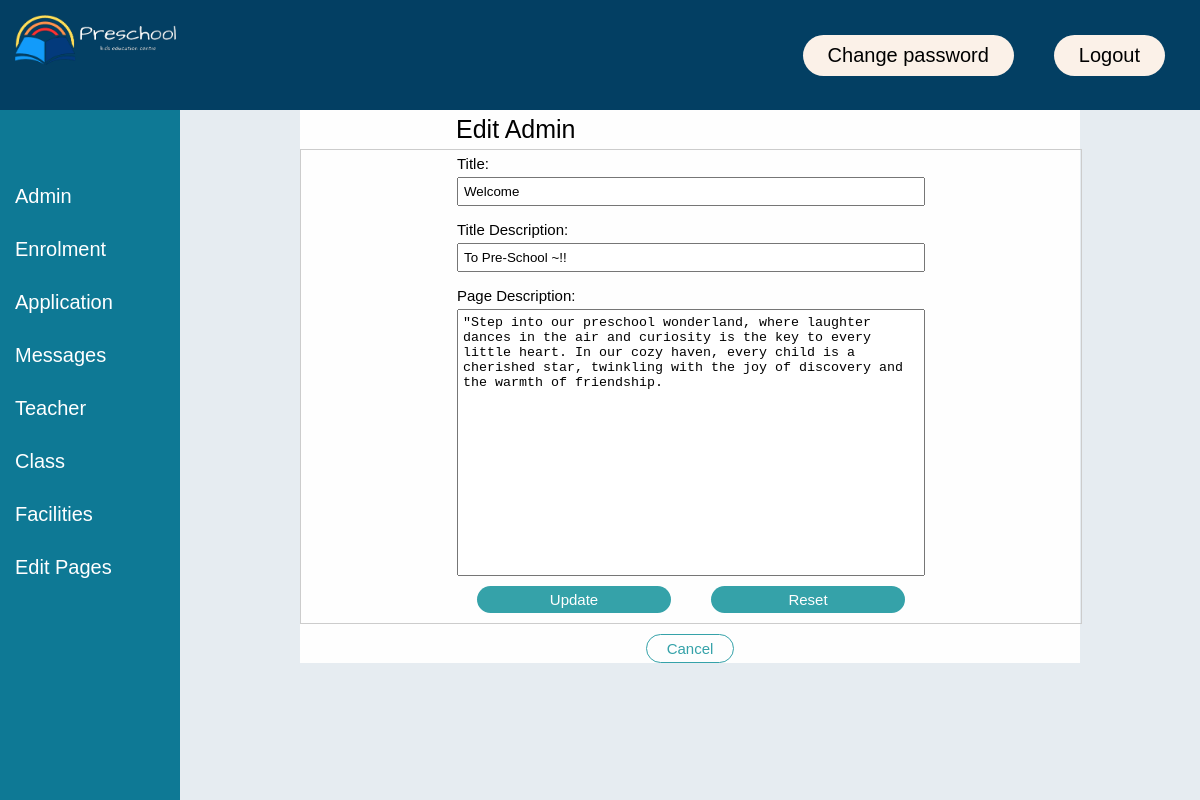
Page /editpages/homepage_edit.php?pagetype=homepage (signed in) on the committed database.
### tables this page shows
CREATE TABLE `page` (
  `page_id` int(11) NOT NULL,
  `pagetype` varchar(120) DEFAULT NULL,
  `pageTitle` varchar(120) DEFAULT NULL,
  `smallDescription` varchar(120) DEFAULT NULL,
  `titleDescription` varchar(120) DEFAULT NULL,
  `pageDescription` text DEFAULT NULL,
  `img_path` varchar(50) DEFAULT NULL
);

### editpages/homepage_edit.php (the view, shortened to what this page needs)
<?php
include("../config.php");
?>
<!DOCTYPE html>
<html lang="en">
  <head>
    <link rel="stylesheet" href="../css/editpages.css">
    <link rel="stylesheet" href="../css/admin_header.css">
</head>
<body>
    <?php include('../admin_header.php');?>
     <?php
            $pageTitle = "";
            $titleDescription="";
            $pageDescription = "";
        if(isset($_GET["pagetype"]) && $_GET["pagetype"] != ""){ ;
                $sql = "SELECT * FROM page WHERE pagetype = 'homepage'";
                $result = mysqli_query($conn, $sql);
                if (mysqli_num_rows($result) > 0) {
                    $row = mysqli_fetch_assoc($result);
                    $pageTitle= $row["pageTitle"];
                    $titleDescription=$row["titleDescription"];
                    $pageDescription = $row["pageDescription"];
                }
            }
        ?>
         <div class="pages_add_div">
        <h1>Edit Admin</h1>
        <form action="homepage_edit_action.php" method="post">
            <label for="pageTitle">Title:</label>
            <input type="text" id="pageTitle" name="pageTitle" value="<?php echo $pageTitle ?>" required>
            <label for="titleDescription">Title Description:</label>
            <input type="text" id="titleDescription" name="titleDescription" value="<?php echo $titleDescription ?>" required>
            <label for="pageDescription">Page Description:</label>
            <textarea type="text" id="pageDescription" name="pageDescription" cols="30" rows="17"><?php echo $pageDescription ?></textarea>
            <div class="pages_add_button">
                <input type="submit" value="Update">
                <input type="reset" value="Reset">
            </div>
        </form>
        <div style="display: flex;  justify-content: center; align-items: center;">
            <a href="editpages.php" onclick='return confirm("Cancel Edit?");'><button>Cancel</button></a>
        </div>
    </div>
</body>
</html>

### css/editpages.css (style rules this page uses)
.pages_add_div { margin-left: 25%; margin-right: 10%; padding-top: 0px; display: flex; justify-content: space-evenly; flex-direction: column; background-color: #fefefe; }
.pages_add_div h1 { width: 60%; margin: 5px; margin-left: auto; margin-right: auto; text-align: left; font-size: 25px; font-weight: normal; }
.pages_add_div form { margin: 0; margin-left: auto; margin-right: auto; padding: 0 20%; width: 60%; display: flex; justify-content: space-evenly; flex-direction: column; border: solid 1px #ccc; font-size: 15px; }
.name_email_div label, input { margin-right: 10px; }
.pages_add_div input { width: 100%; padding: 5px; margin-bottom: 10px; box-sizing: border-box; }
.pages_add_div label { margin-top: 5px; margin-bottom: 5px; }
.pages_add_div textarea { padding: 5px; margin-bottom: 10px; resize: none; }
.pages_add_button { display: flex; justify-content: space-evenly; }
.pages_add_button input[type="submit"], input[type="reset"] { text-align: center; margin: 0px 20px; margin-bottom: 10px; width: 50%; }
.pages_add_div input[type="submit"], input[type="reset"] { padding: 5px 20px; align-items: center; text-align: center; background-color: #35a2a9; border: none; border-radius: 50px; font-size: 15px; color: #fefefe; }
.pages_add_div button { margin-top: 10px; margin-left: auto; margin-right: auto; padding: 5px 20px; text-align: center; background-color: #fefefe; border: solid 1px #35a2a9; border-radius: 50px; font-size: 15px; color: #35a2a9; }

### css/admin_header.css (style rules this page uses)
html { height: 100%; }
body { font-family: "Montserrat", sans-serif; font-weight: 500; font-size: 20px; text-decoration: none; box-sizing: border-box; height: 100%; margin: 0; padding: 0; background-color: #e6ecf1; }

### rows in the picture
page: pageTitle "Welcome", titleDescription "To Pre-School ~!!", pageDescription "\"Step into our preschool wonderland, where laughter dances in the air and curiosity is the key to every little heart. In our cozy haven, every child is a cherished star, twinkling with the joy of discovery and the warmth of friendship."
